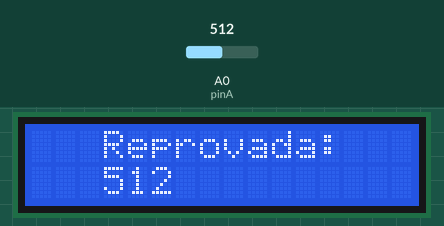
Bench run of a sketch on a simulated Arduino Uno, built with avr-gcc and run on an emulated ATmega328P. On the bench: 16×2 character LCD. The test bench sets the inputs (shaded band); at power-on: A0 (pinA) = 512. What the sketch prints to the serial monitor is not drawn.

Above: at 1.2 s.
1.3 s: A0 (pinA) set to 635
At 5.4 s:
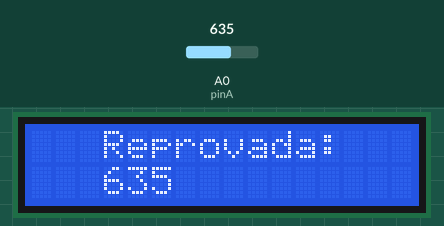
5.5 s: A0 (pinA) set to 669
7.0 s: A0 (pinA) set to 786
At 10.4 s:
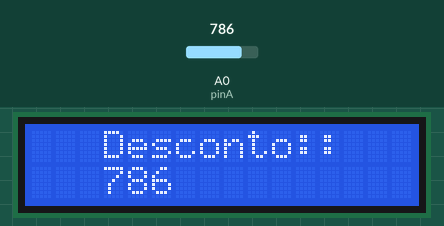
11.2 s: A0 (pinA) set to 809
At 15.4 s:
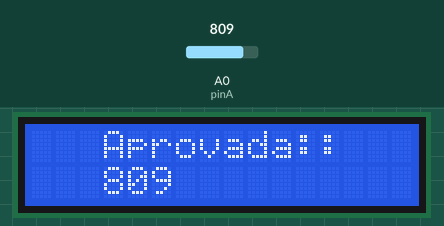
Timing chart, 0 to 16.4 s (numbered marks = the images above; inputs shaded):
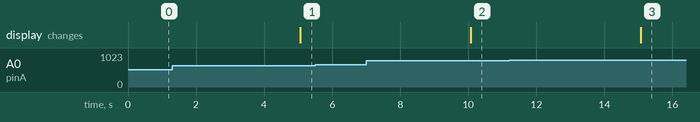

Measured:
- the behaviour switches between 799 and 800 on A0 (pinA) (found by bisection; images 2 and 3)
- after the input at 1.3 s, the display: changes after 3.8 s (image 1)
- after the input at 5.5 s, every drawn part: stays the same
- after the input at 7.0 s, the display: changes after 3.1 s (image 2)
- after the input at 11.2 s, the display: changes after 3.9 s (image 3)

The sketch:

UmidadeCarga.ino
```cpp
#include <Firebase.h>


#include <LiquidCrystal.h>

LiquidCrystal lcd(16,5,4,0,2,14);


#define pinDigital 12
#define pinA 0


void setup()  {
  Serial.begin(1200);
  lcd.begin(16,2);
  pinMode(pinDigital, INPUT);

}

void loop() {
  Serial.print("Valor ");
  Serial.print ("");
  Serial.print(analogRead(pinA));


  if(analogRead(pinA) >= 800) {
   Serial.print(" Aprovada ");

   lcd.setCursor(3,0);
    lcd.print("Aprovada:");
    lcd.setCursor(3,1);
    lcd.print(analogRead(pinA));

    delay(5000);

  }else if (analogRead(pinA) <= 650) {
    Serial.print(" Reprovada ");
     lcd.setCursor(3,0);
    lcd.print("Reprovada:");
    lcd.setCursor(3,1);
    lcd.print(analogRead(pinA));

    delay(5000);
  }else {
    Serial.print(" Aprovada com desconto ");
     lcd.setCursor(3,0);
    lcd.print("Desconto:");
    lcd.setCursor(3,1);
    lcd.print(analogRead(pinA));

    delay(5000);
  }


}
```
